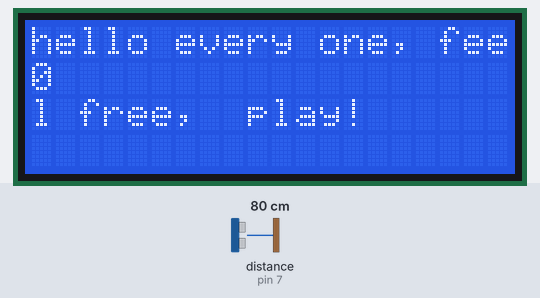
Bench run of a sketch on a simulated Arduino Uno, built with avr-gcc and run on an emulated ATmega328P. Parts: 20×4 character LCD. The test bench sets the inputs (shaded band); at power-on: distance to the obstacle (sensor on pin 7) 80 cm. The echo pulse lasts 58.3 µs per cm; what the sketch prints to the serial monitor is not drawn.

Above: at 0.1 s.
At 4.1 s:
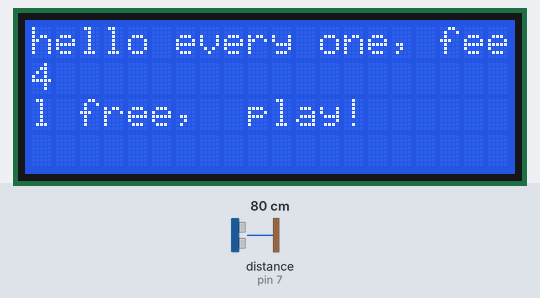
At 11.2 s:
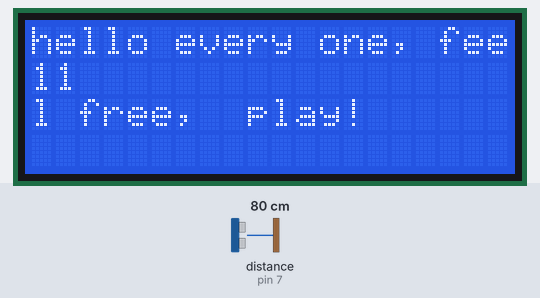
At 19.2 s:
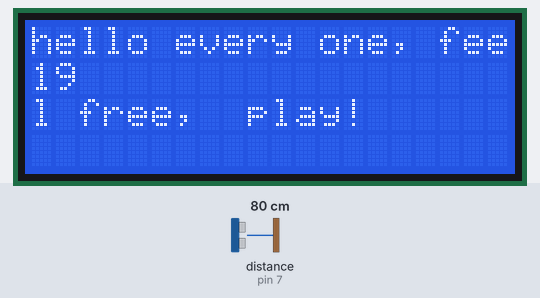
At 27.3 s:
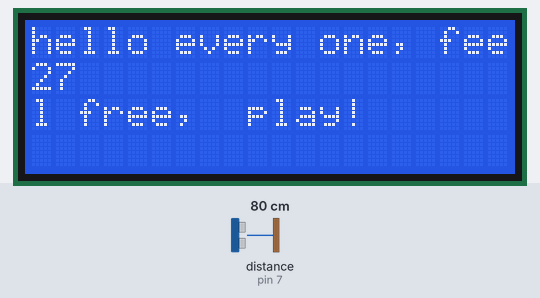
At 38.4 s:
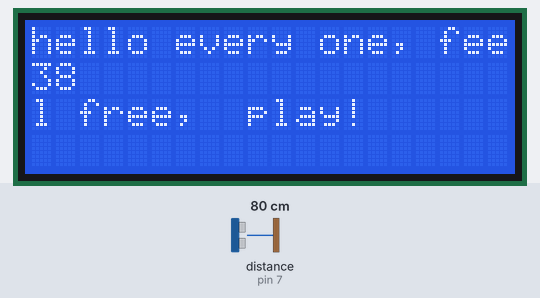

Measured:
- what the display in image 1 shows lasts 1.0 s, from 4.1 s to 5.1 s

The sketch:

mYown_ino.ino
```cpp
//counting how many times an object passes by the Object_Detection_System
//include the library code
#include <LiquidCrystal.h>
const int signal_in = 7;
int sum = 0;
int count = 1;
int button_on = 6;
int button_off = 5;
//initialize the library with the number of the interface pins
LiquidCrystal lcd(8,9,10,11,12,13);
void setup()
{
  pinMode(button_on, INPUT);
  pinMode(button_off, INPUT);

  // set up the LCD's number of columns and rows:
  lcd.begin(20, 4);
  // Print a message to the LCD.
  lcd.print("hello every one,\nfeel free,\n play!");
  Serial.begin(9600);
}

void loop()
{
  if(button_on = HIGH){
    // set the cursor to column 0, line 1
    // line 1 is the second row, because counting begins with 0
    lcd.setCursor(0, 1);
    // print the number of seconds since reset:
    lcd.print(millis()/1000);

    long signal_duration, inches,total;
    pinMode(signal_in, OUTPUT);
    digitalWrite(signal_in, LOW);
    delayMicroseconds(2);
    digitalWrite(signal_in, HIGH);
    delayMicroseconds(5);
    digitalWrite(signal_in, LOW);

    //
    pinMode(signal_in, INPUT);
    signal_duration = pulseIn(signal_in, HIGH);
    //
    inches = microsecondsToInches(signal_duration);
    total = sum_of_throws(sum);

    if( inches > 0 && inches < 197 )
    {
      if(count >= sum)
      {
        Serial.print(inches);
        Serial.print("in, ");
        Serial.print(count);
        Serial.print(" counts ");
        Serial.print(" and sum is ");
        Serial.print(total);
        Serial.println();
        delay(1000);
      }

    }
    else if( inches == 197 )
    {
      Serial.print(inches);
      Serial.print("in, ");
      Serial.println();
      delay(1000);
    }
  }
  else if (button_off = LOW)
  {
    Serial.end();
  }
}


long microsecondsToInches(long microseconds)
{
  return microseconds / 74 / 2;
}

int sum_of_throws(int sum)
{
  sum = sum +count;
  count++;
  return sum;
}
```
